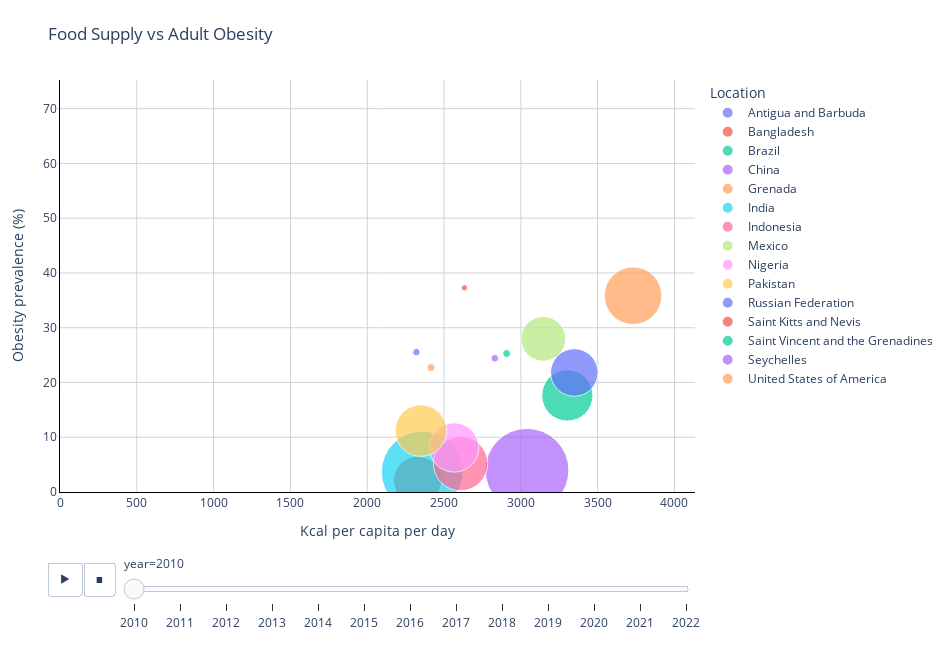

This figure's notebook cell:
### Code cell
# Average population per country
avg_pop = (
    merged_clean.groupby('Location')['population'] # group all rows by country and select population column of each country
    .mean()
    .sort_values()
)

# Select n least and most populated countries
least = avg_pop.head(10).index.tolist()
top = avg_pop.tail(10).index.tolist()

selected_countries = least + top
print("Least populated countries:\n", least)
print("Most populated countries:\n", top)

# Filter dataset for only those 20 countries
filtered = merged_clean[merged_clean['Location'].isin(selected_countries)].copy()

print("Filtered rows:", filtered.shape)

# Animated scatter plot
fig = px.scatter(
    filtered,
    x='kcal_per_capita',
    y='obesity_pct',
    animation_frame='year',
    animation_group='Location',
    size='size',
    size_max=60,
    color='Location',  # helpful to distinguish the 10 countries
    hover_name='Location',
    hover_data={'kcal_per_capita': True, 'obesity_pct': True, 'population': True, 'size': False},
    title='Food Supply vs Adult Obesity',
    labels={'kcal_per_capita':'Kcal per capita per day','obesity_pct':'Obesity prevalence (%)'},
    height=600,
    width=900
)

fig.update_xaxes(range=[filtered['kcal_per_capita'].min()*0.9, filtered['kcal_per_capita'].max()*1.05])
fig.update_yaxes(range=[0, max(filtered['obesity_pct'].max()*1.05, 40)])

fig.update_layout(
    width=950,
    height=650,
    plot_bgcolor="white",
    xaxis=dict(
        showline=True,
        linewidth=1,
        linecolor="black",
        gridcolor="lightgrey"
    ),
    yaxis=dict(
        showline=True,
        linewidth=1,
        linecolor="black",
        gridcolor="lightgrey"
    ),
    coloraxis_colorbar=dict(
        title="Wealth per capita (US$)"
    ),
    margin=dict(l=60, r=20, t=80, b=60)
)

fig.show()
